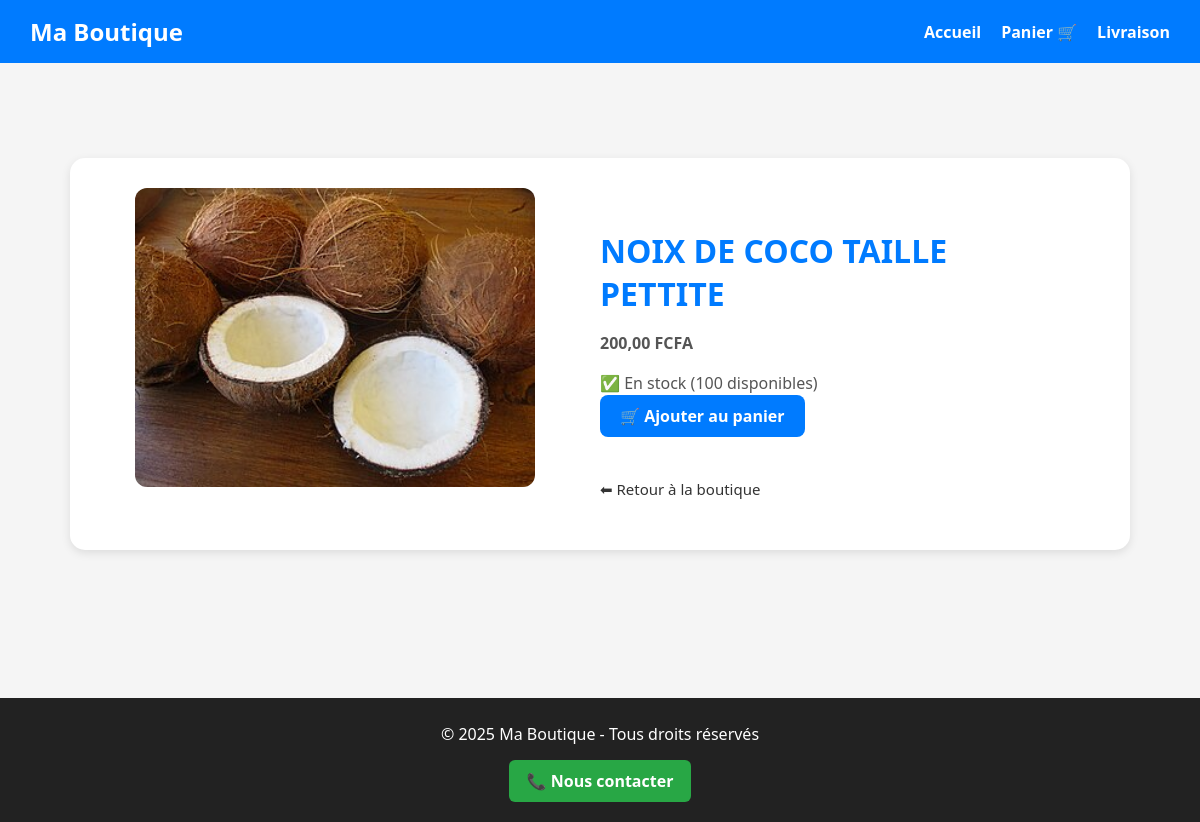
/produit/7/, run on the app's committed database.
### boutique/models.py (models this page shows, shortened)
class Produit(models.Model):
    categorie = models.ForeignKey(Categorie, on_delete=models.CASCADE, related_name="produits")
    nom = models.CharField(max_length=200)
    description = models.TextField(blank=True, default='')
    prix = models.DecimalField(max_digits=10, decimal_places=2)
    image = models.ImageField(upload_to='produits/', blank=True, null=True)
    stock = models.IntegerField(default=0)

### boutique/views.py (the view)
# urls.py: path('produit/<int:pk>/', views.product_detail, name='product_detail'),
def product_detail(request, pk):
    produit = get_object_or_404(Produit, pk=pk)
    return render(request, 'boutique/product_detail.html', {'produit': produit})

### boutique/templates/boutique/product_detail.html (shortened to what this page needs)
{% extends 'boutique/base.html' %}
{% load static %}
{% block content %}
<div class="detail-container">
    <div class="detail-image">
        {% if produit.image %}
            <img src="{{ produit.image.url }}" alt="{{ produit.nom }}">
        {% else %}
            <img src="https://via.placeholder.com/400x300?text=Pas+d'image" alt="Pas d'image">
        {% endif %}
    </div>
    <div class="detail-info">
        <h1>{{ produit.nom }}</h1>
        <p class="prix">{{ produit.prix }} FCFA</p>
        {% if produit.stock > 0 %}
            <p class="stock">✅ En stock ({{ produit.stock }} disponibles)</p>
            <a href="{% url 'boutique:add_to_cart' produit.id %}" class="ajouter-panier">🛒 Ajouter au panier</a>
        {% else %}
            <p class="stock">❌ En rupture de stock</p>
        {% endif %}
        <br><br>
        <a href="{% url 'boutique:product_list' %}" class="retour">⬅ Retour à la boutique</a>
    </div>
</div>
{% endblock %}

### boutique/templates/boutique/base.html (style rules this page uses)
body { margin: 0; font-family: "Segoe UI", Arial, sans-serif; background-color: #f5f5f5; color: #333; }
a { text-decoration: none; color: inherit; }

### data on the page
Produit: image (picture), nom "NOIX DE COCO TAILLE PETTITE", prix "200,00", stock "100"
